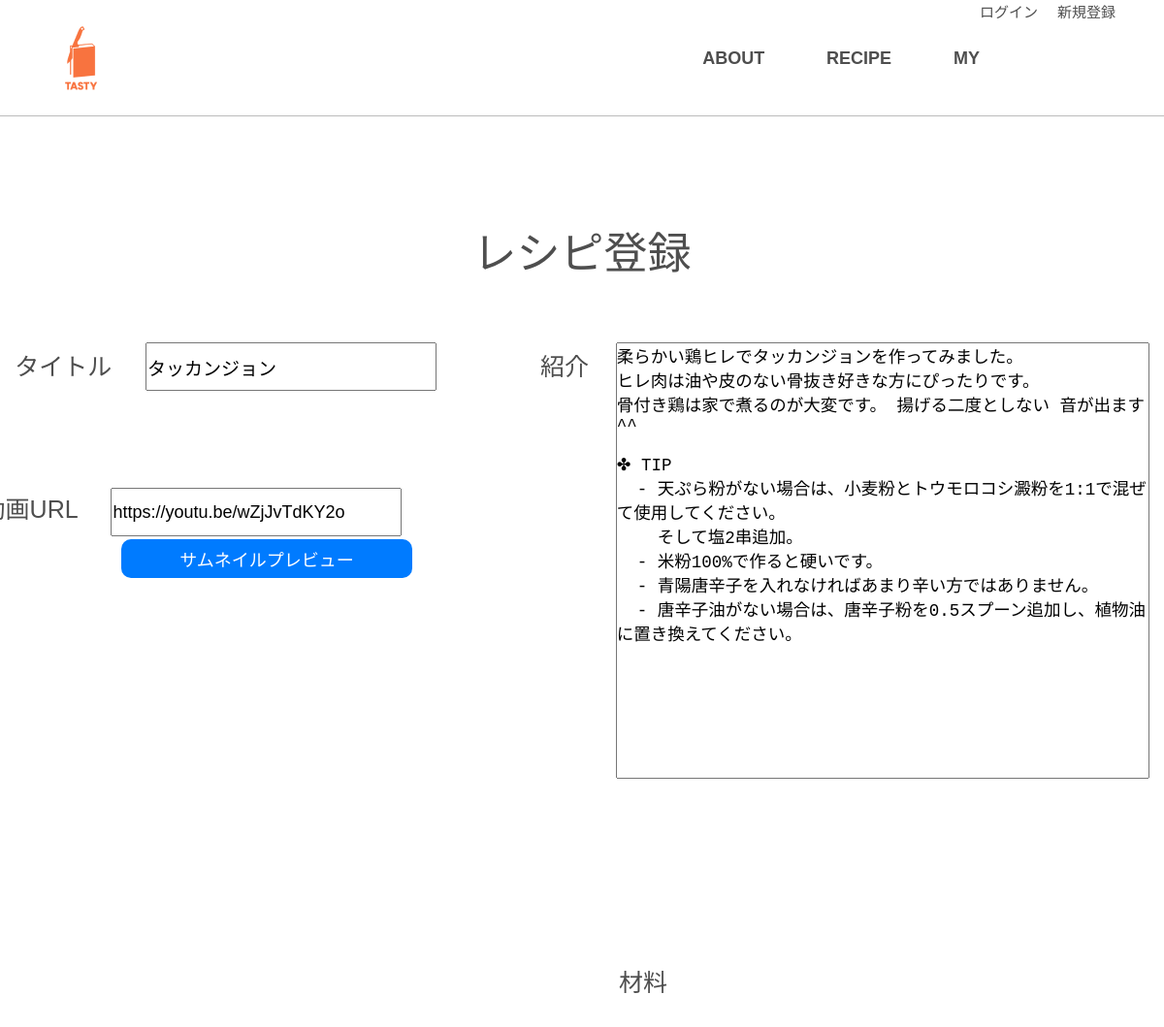
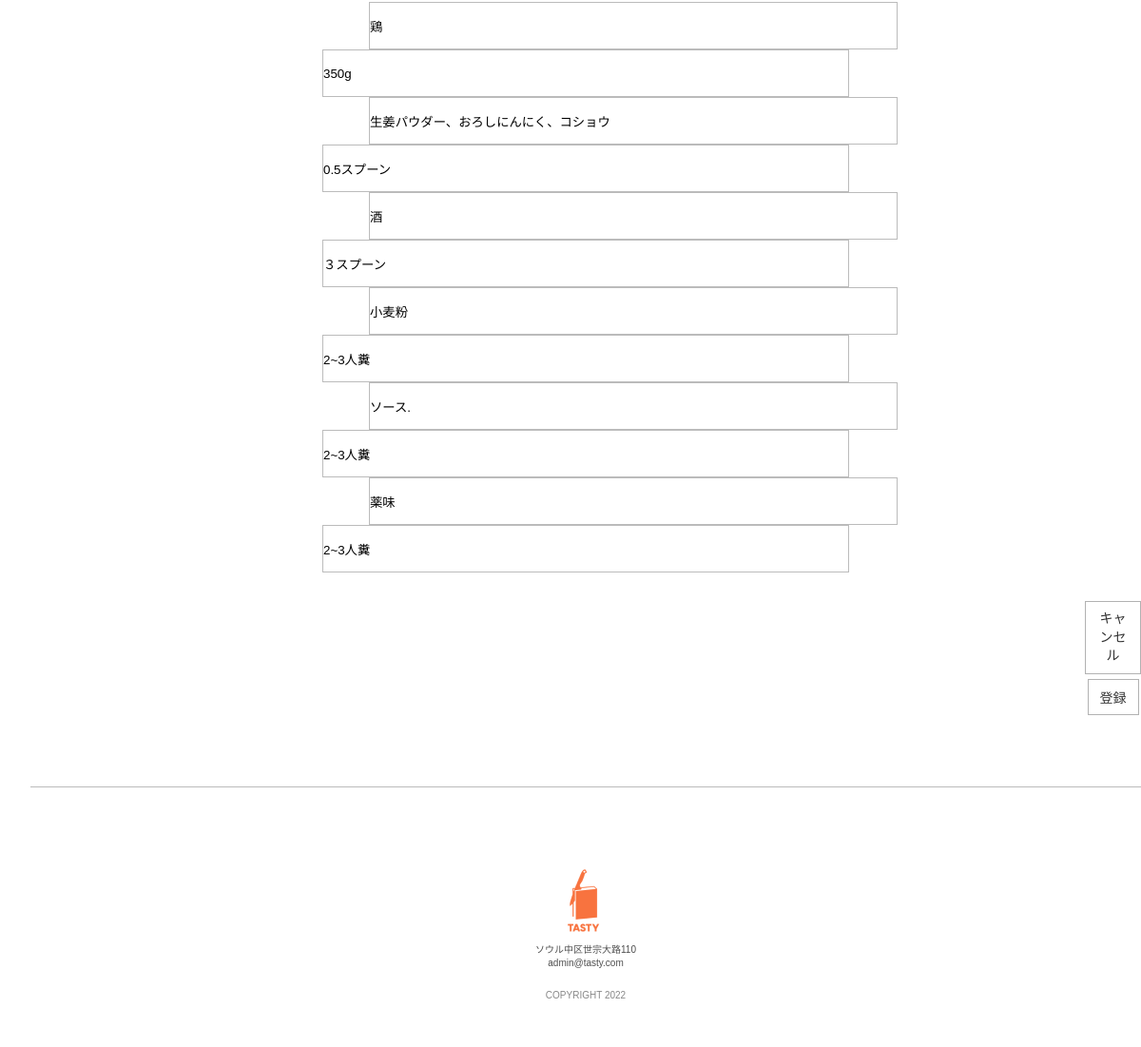
/movie_update.php?num=11, run on the app's committed database (2 pictures, top to bottom).
### tables this page shows
CREATE TABLE IF NOT EXISTS `recipe_movie` (
  `recipe_id` int(11) NOT NULL AUTO_INCREMENT,
  `recipe_title` varchar(100) DEFAULT NULL,
  `recipe_introduce` text DEFAULT NULL,
  `writer` varchar(100) DEFAULT NULL,
  `regdate` datetime DEFAULT NULL,
  `recipe_url` text DEFAULT NULL,
  `hits` int(11) DEFAULT NULL,
  PRIMARY KEY (`recipe_id`)
);

CREATE TABLE IF NOT EXISTS `ingre_m` (
  `ingre_id` int(11) NOT NULL AUTO_INCREMENT,
  `i_name_1` varchar(100) DEFAULT NULL,
  `i_name_2` varchar(100) DEFAULT NULL,
  `i_name_3` varchar(100) DEFAULT NULL,
  `i_name_4` varchar(100) DEFAULT NULL,
  `i_name_5` varchar(100) DEFAULT NULL,
  `i_name_6` varchar(100) DEFAULT NULL,
  `i_num_1` varchar(100) DEFAULT NULL,
  `i_num_2` varchar(100) DEFAULT NULL,
  `i_num_3` varchar(100) DEFAULT NULL,
  `i_num_4` varchar(100) DEFAULT NULL,
  `i_num_5` varchar(100) DEFAULT NULL,
  `i_num_6` varchar(100) DEFAULT NULL,
  PRIMARY KEY (`ingre_id`)
);

### movie_update.php (the view, shortened to what this page needs)
<!DOCTYPE html>
<html lang="ko">
<head>
    <link rel="stylesheet" type="text/css" href="https://cdn.rawgit.com/moonspam/NanumSquare/master/nanumsquare.css">
    <link rel="stylesheet" href="css/slick.css">
	<link rel="stylesheet" href="https://cdn.linearicons.com/free/1.0.0/icon-font.min.css">
    <link rel="stylesheet" href="css/reciperegis1.css">
</head>
<body>
   <div class="wrap">
      <?php include "template/nav.php"?>
      <div class="event1">
        <li>レシピ登録</li>
<?php
$recipe_title = "";
$recipe_introduce = "";
$movie_url = "";
$i_name1 = "";
$i_name2 = "";
$i_name3 = "";
$i_name4 = "";
$i_name5 = "";
$i_name6 = "";
$i_num_1 = "";
$i_num_2 = "";
$i_num_3 = "";
$i_num_4 = "";
$i_num_5 = "";
$i_num_6 = "";
$num = $_REQUEST['num'];
$num = ($num != null && $num > 0) ? $num : 0;
if ($num > 0) {
    require("db_connect.php");
    $query = $db->query("select * from recipe_movie where recipe_id = {$num}");
    $row = $query->fetch();
    $recipe_title = $row['recipe_title'];
    $recipe_introduce = $row['recipe_introduce'];
    $movie_url = $row['recipe_url'];
    $query = $db->query("select * from connection_m where recipe_id = {$num}");
    $row = $query->fetch();
    $Ingre_id = $row['ingre_id'];
    $query = $db->query("select * from ingre_m where ingre_id = {$Ingre_id}");
    $row = $query->fetch();
    $i_name1 = $row['i_name_1'];
    $i_name2 = $row['i_name_2'];
    $i_name3 = $row['i_name_3'];
    $i_name4 = $row['i_name_4'];
    $i_name5 = $row['i_name_5'];
    $i_name6 = $row['i_name_6'];
    $i_num_1 = $row['i_num_1'];
    $i_num_2 = $row['i_num_2'];
    $i_num_3 = $row['i_num_3'];
    $i_num_4 = $row['i_num_4'];
    $i_num_5 = $row['i_num_5'];
    $i_num_6 = $row['i_num_6'];
}
?>
            </div>
            <div class="box">
                <ul>
                <li>タイトル &nbsp; &nbsp; <input type="text" id="name" class="int" name="recipe_title" value="<?=$recipe_title?>" ></li>
                    <li style="margin-left: 100px; margin-top:-200px">紹介 &nbsp; &nbsp;</li><textarea id="make" cols="50"  class="int1" style="vertical-align:top;" rows="10" name="recipe_introduce"><?=$recipe_introduce?></textarea>
                </ul>
                <div class="box1">
                <li>動画URL &nbsp; &nbsp;
                    <input type="text" style="width:300px; height: 50px; font-size:18px;" class="form-control m-3 youtube-url" name="movie_url" value="https://youtu.be<?=$movie_url?>"/><br>
                    <button class="btn btn-primary btn-block mt-3" id="getBtn" type="button" style="width:300px; height: 40px; font-size:18px; border:none; margin-left: 155px; margin-top:3px; border-radius:10px;" >サムネイルプレビュー</button>
                    </li>
                </div>
           </div>
           <div class="box3" style="margin-bottom:50px;">
               <li style="margin-left: 94px; margin-bottom: 30px;">材料</li>
               <li><input type="text" id="name" class="int3" name="name_1" value="<?=$i_name1?>"><input type="text" id="name" class="int4" name="num_1" value="<?=$i_num_1?>"></li>
               <li><input type="text" id="name" class="int3" name="name_2" value="<?=$i_name2?>"><input type="text" id="name" class="int4" name="num_2" value="<?=$i_num_2?>"></li>
               <li><input type="text" id="name" class="int3" name="name_3" value="<?=$i_name3?>"><input type="text" id="name" class="int4" name="num_3" value="<?=$i_num_3?>"></li>
               <li><input type="text" id="name" class="int3" name="name_4" value="<?=$i_name4?>"><input type="text" id="name" class="int4" name="num_4" value="<?=$i_num_4?>"></li>
               <li><input type="text" id="name" class="int3" name="name_5" value="<?=$i_name5?>"><input type="text" id="name" class="int4" name="num_5" value="<?=$i_num_5?>"></li>
               <li><input type="text" id="name" class="int3" name="name_6" value="<?=$i_name6?>"><input type="text" id="name" class="int4" name="num_6" value="<?=$i_num_6?>"></li>
            <div class="b-btn01 type01">
                <ul class="b-btn-wrap">
                    <li><a class="b-btn-type01" href="recipe_video.php?<?=$num?>">キャンセル</a></li>
                    <li><input id="input" type="submit" value="登録"></li>
           </div>
   <br><br>
       <?php include "template/footer.php"?>
        </div>
   </div>
</body>
</html>

### css/reciperegis1.css (style rules this page uses)
* { box-sizing: border-box; }
* { margin: 0;padding: 0; }
a { color: inherit; text-decoration: inherit; }
li { list-style: none; }
body { font-family: 'NanumSquare', sans-serif !important; font-size: 14px; color:#4e4e4e; line-height: 1.4; }
.wrap { width: 100%; min-width: 1100px; overflow: hidden; }
html { scroll-behavior: smooth; }
body .event1 { font-size: 45px; margin-top: 230px; text-align: center; }
body .box { text-align: center; font-size: 25px; margin-top: 60px; }
body .box1 { text-align: center; margin-left: -805px; font-size: 25px; float: inherit; margin-top: -300px; }
body .box3 { text-align: center; font-size: 25px; margin-left: 32px; margin-top: 400px; }
body .box ul li { display: inline-block; }
body .int { width:300px; height: 50px; font-size:19px; }
body .int1 { width:550px; height: 450px; vertical-align: top; text-align: left; }
body .int3 { width:556px; height: 50px; margin-left:100px; background-color: #fff; border: 0.1px solid; border-color:#bbbbbb; border-left:solid 0.1px #bbbbbb; }
body .int4 { width:554px; height: 50px; background-color: #fff; border: 0.1px solid; border-color:#bbbbbb; border-right:solid 0.1px #bbbbbb; }
.b-btn01.type01 ul { padding:30px 0 0 0;text-align:center; margin-left: 1105px; }
.b-btn01.type01 ul li { display:inline-block;margin:0 0 5px 4px;vertical-align:top; }
.b-btn01.type01 ul li a, .b-btn01.type01 ul li button { display:block;padding:8px 12px;border:1px solid rgba(0,0,0,0.3);font-size:14px;color:#333; }
#input { display:block;padding:8px 12px;border:1px solid rgba(0,0,0,0.3);font-size:14px;color:#333; background-color: #fff; }
textarea { width: 100%; font-size: 0.7em; resize: none; }
.btn-primary { color:#fff;background-color:#007bff;border-color:#007bff }
@media screen and (max-width:2600px) { .wrap { min-width: 100%; } }

### data on the page
recipe_movie: recipe_title "タッカンジョン", recipe_introduce "柔らかい鶏ヒレでタッカンジョンを作ってみました。 ヒレ肉は油や皮のない骨抜き好きな方にぴったりです。 骨付き鶏は家で煮るのが大変です。 揚げる二度としない 音が出ます^^ ✤ TIP - 天ぷら粉がない場合は、小麦粉とトウモロコシ澱粉を1:1で混ぜて使用してください。 そして塩2串追加。 - 米粉100%で作ると硬いです。 - 青陽唐辛子を入れなければあまり辛い方ではありません。 - 唐辛子油がない場合は、唐辛子粉を0.5スプーン追加し、植物油に置き換えてください。", movie_url "https://youtu.be/wZjJvTdKY2o"
ingre_m: name_1 "鶏", num_1 "350g", name_2 "生姜パウダー、おろしにんにく、コショウ", num_2 "0.5スプーン", name_3 "酒", num_3 "３スプーン", name_4 "小麦粉", num_4 "2~3人糞", name_5 "ソース.", num_5 "2~3人糞", name_6 "薬味", num_6 "2~3人糞"
